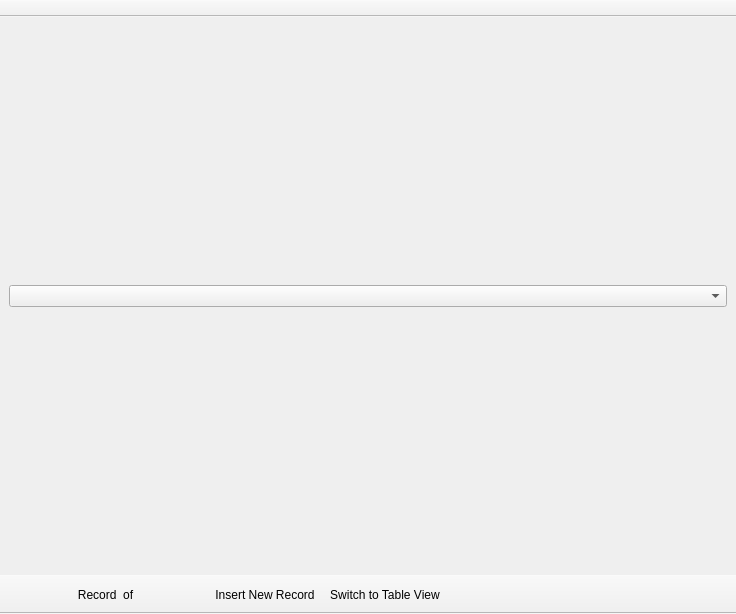
<?xml version="1.0" encoding="UTF-8"?>
<ui version="4.0">
 <class>MainWindow</class>
 <widget class="QMainWindow" name="MainWindow">
  <property name="geometry">
   <rect>
    <x>0</x>
    <y>0</y>
    <width>736</width>
    <height>614</height>
   </rect>
  </property>
  <property name="windowTitle">
   <string>Entity</string>
  </property>
  <widget class="QWidget" name="centralwidget">
   <layout class="QVBoxLayout" name="verticalLayout">
    <item>
     <widget class="QComboBox" name="cmbSearch">
      <property name="sizePolicy">
       <sizepolicy hsizetype="Expanding" vsizetype="Fixed">
        <horstretch>0</horstretch>
        <verstretch>0</verstretch>
       </sizepolicy>
      </property>
     </widget>
    </item>
   </layout>
  </widget>
  <widget class="QToolBar" name="toolbNav">
   <property name="windowTitle">
    <string>toolBar_2</string>
   </property>
   <property name="movable">
    <bool>false</bool>
   </property>
   <property name="toolButtonStyle">
    <enum>Qt::ToolButtonTextBesideIcon</enum>
   </property>
   <attribute name="toolBarArea">
    <enum>BottomToolBarArea</enum>
   </attribute>
   <attribute name="toolBarBreak">
    <bool>false</bool>
   </attribute>
   <addaction name="actionFirst"/>
   <addaction name="actionPrev"/>
   <addaction name="actionRecordNr"/>
   <addaction name="actionNext"/>
   <addaction name="actionLast"/>
   <addaction name="actionNewRecord"/>
   <addaction name="actionswitchView"/>
  </widget>
  <widget class="QToolBar" name="toolbCrud">
   <property name="windowTitle">
    <string>toolBar</string>
   </property>
   <property name="movable">
    <bool>false</bool>
   </property>
   <property name="toolButtonStyle">
    <enum>Qt::ToolButtonTextBesideIcon</enum>
   </property>
   <attribute name="toolBarArea">
    <enum>TopToolBarArea</enum>
   </attribute>
   <attribute name="toolBarBreak">
    <bool>false</bool>
   </attribute>
  </widget>
  <action name="actionNewRecord">
   <property name="icon">
    <iconset resource="../resources/icons.qrc">
     <normaloff>:/CRUD_S/icons/addNewRecord.png</normaloff>:/CRUD_S/icons/addNewRecord.png</iconset>
   </property>
   <property name="text">
    <string>Insert New Record</string>
   </property>
   <property name="toolTip">
    <string>Insert a New Record</string>
   </property>
  </action>
  <action name="actionFirst">
   <property name="icon">
    <iconset resource="../resources/icons.qrc">
     <normaloff>:/navigation/icons/GoToFirstRecord.png</normaloff>:/navigation/icons/GoToFirstRecord.png</iconset>
   </property>
   <property name="text">
    <string/>
   </property>
   <property name="toolTip">
    <string>Go to First Record</string>
   </property>
  </action>
  <action name="actionPrev">
   <property name="icon">
    <iconset resource="../resources/icons.qrc">
     <normaloff>:/navigation/icons/GoToPrevRecord.png</normaloff>:/navigation/icons/GoToPrevRecord.png</iconset>
   </property>
   <property name="text">
    <string/>
   </property>
   <property name="toolTip">
    <string>Go to Previous Record</string>
   </property>
  </action>
  <action name="actionNext">
   <property name="icon">
    <iconset resource="../resources/icons.qrc">
     <normaloff>:/navigation/icons/GoToNextRecord.png</normaloff>:/navigation/icons/GoToNextRecord.png</iconset>
   </property>
   <property name="text">
    <string/>
   </property>
   <property name="toolTip">
    <string>Go to Next Record</string>
   </property>
  </action>
  <action name="actionLast">
   <property name="icon">
    <iconset resource="../resources/icons.qrc">
     <normaloff>:/navigation/icons/GoToLastRecord.png</normaloff>:/navigation/icons/GoToLastRecord.png</iconset>
   </property>
   <property name="text">
    <string/>
   </property>
   <property name="toolTip">
    <string>Go to Last Record</string>
   </property>
  </action>
  <action name="actionRecordNr">
   <property name="text">
    <string>Record ... of ...</string>
   </property>
  </action>
  <action name="actionDelete">
   <property name="icon">
    <iconset resource="../resources/icons.qrc">
     <normaloff>:/CRUD_S/icons/deleteRecord.png</normaloff>:/CRUD_S/icons/deleteRecord.png</iconset>
   </property>
   <property name="text">
    <string>Delete</string>
   </property>
   <property name="toolTip">
    <string>Delete Record/s</string>
   </property>
  </action>
  <action name="actionSave">
   <property name="icon">
    <iconset resource="../resources/icons.qrc">
     <normaloff>:/CRUD_S/icons/save.png</normaloff>:/CRUD_S/icons/save.png</iconset>
   </property>
   <property name="text">
    <string>Save</string>
   </property>
   <property name="toolTip">
    <string>Save all Records</string>
   </property>
  </action>
  <action name="actionSearch">
   <property name="icon">
    <iconset resource="../resources/icons.qrc">
     <normaloff>:/CRUD_S/icons/search.png</normaloff>:/CRUD_S/icons/search.png</iconset>
   </property>
   <property name="text">
    <string>Search</string>
   </property>
   <property name="toolTip">
    <string>Search for a record</string>
   </property>
  </action>
  <action name="actionswitchView">
   <property name="icon">
    <iconset resource="../resources/icons.qrc">
     <normaloff>:/navigation/icons/table.png</normaloff>:/navigation/icons/table.png</iconset>
   </property>
   <property name="text">
    <string>Switch to Table View</string>
   </property>
   <property name="toolTip">
    <string>Change the view to Table or Form view</string>
   </property>
  </action>
 </widget>
 <resources>
  <include location="../resources/icons.qrc"/>
 </resources>
 <connections/>
</ui>
